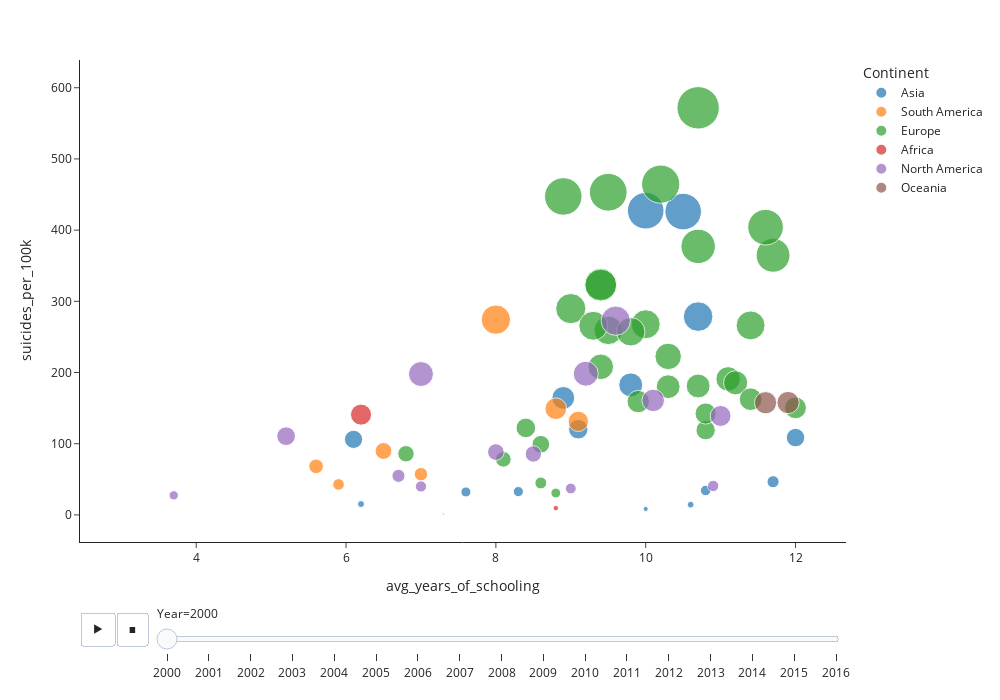

Notebook source saved alongside this figure:
### Code cell
import plotly.express as px
px.scatter(final_df_2, x='avg_years_of_schooling', y='suicides_per_100k',
           size='suicides_per_100k', size_max=30, color='Continent', animation_frame="Year", animation_group="Country",
           template='simple_white', width=1000, height=700,hover_name='Country')

### Figure 1 — Plotly figure (JSON) as saved in the notebook; plotly's stock layout.template omitted (floating-point values rounded to 4 significant figures)
{"data": [{"hovertemplate": "<b>%{hovertext}</b><br><br>Continent=Asia<br>Year=2000<br>avg_years_of_schooling=%{x}<br>suicides_per_100k=%{marker.size}<extra></extra>", "hovertext": ["Uzbekistan", "Maldives", "Philippines", "Bahrain", "Azerbaijan", "Singapore", "Cyprus", "Georgia", "Israel", "Japan", "Kazakhstan", "Kuwait", "Kyrgyzstan", "Armenia", "Sri Lanka", "Thailand"], "ids": ["Uzbekistan", "Maldives", "Philippines", "Bahrain", "Azerbaijan", "Singapore", "Cyprus", "Georgia", "Israel", "Japan", "Kazakhstan", "Kuwait", "Kyrgyzstan", "Armenia", "Sri Lanka", "Thailand"], "legendgroup": "Asia", "marker": {"color": "#1F77B4", "size": [120.3, 0, 32.21, 32.73, 14.41, 164.3, 8.36, 46.64, 108.6, 278.5, 426.1, 15.23, 182.6, 34.3, 427.3, 106.1], "sizemode": "area", "sizeref": 0.6353, "symbol": "circle"}, "mode": "markers", "name": "Asia", "orientation": "v", "showlegend": true, "type": "scatter", "x": [9.1, 3, 7.6, 8.3, 10.6, 8.9, 10, 11.7, 12, 10.7, 10.5, 6.2, 9.8, 10.8, 10, 6.1], "xaxis": "x", "y": [120.3, 0, 32.21, 32.73, 14.41, 164.3, 8.36, 46.64, 108.6, 278.5, 426.1, 15.23, 182.6, 34.3, 427.3, 106.1], "yaxis": "y"}, {"hovertemplate": "<b>%{hovertext}</b><br><br>Continent=South America<br>Year=2000<br>avg_years_of_schooling=%{x}<br>suicides_per_100k=%{marker.size}<extra></extra>", "hovertext": ["Brazil", "Paraguay", "Colombia", "Chile", "Ecuador", "Argentina", "Uruguay"], "ids": ["Brazil", "Paraguay", "Colombia", "Chile", "Ecuador", "Argentina", "Uruguay"], "legendgroup": "South America", "marker": {"color": "#FF7F0E", "size": [68.23, 42.78, 89.78, 149.2, 57.17, 131.4, 274.3], "sizemode": "area", "sizeref": 0.6353, "symbol": "circle"}, "mode": "markers", "name": "South America", "orientation": "v", "showlegend": true, "type": "scatter", "x": [5.6, 5.9, 6.5, 8.8, 7, 9.1, 8], "xaxis": "x", "y": [68.23, 42.78, 89.78, 149.2, 57.17, 131.4, 274.3], "yaxis": "y"}, {"hovertemplate": "<b>%{hovertext}</b><br><br>Continent=Europe<br>Year=2000<br>avg_years_of_schooling=%{x}<br>suicides_per_100k=%{marker.size}<extra></extra>", "hovertext": ["Malta", "Netherlands", "Belgium", "Norway", "Belarus", "Luxembourg", "Poland", "Portugal", "Romania", "Serbia", "Austria", "Slovakia", "Lithuania", "Bulgaria", "Latvia", "Estonia", "Denmark", "Finland", "France", "Germany", "Greece", "Croatia", "Hungary", "Iceland", "Ireland", "Italy", "Slovenia", "Ukraine", "Albania", "Sweden", "Switzerland", "Spain"], "ids": ["Malta", "Netherlands", "Belgium", "Norway", "Belarus", "Luxembourg", "Poland", "Portugal", "Romania", "Serbia", "Austria", "Slovakia", "Lithuania", "Bulgaria", "Latvia", "Estonia", "Denmark", "Finland", "France", "Germany", "Greece", "Croatia", "Hungary", "Iceland", "Ireland", "Italy", "Slovenia", "Ukraine", "Albania", "Sweden", "Switzerland", "Spain"], "legendgroup": "Europe", "marker": {"color": "#2CA02C", "size": [78.05, 119.0, 267.8, 150.3, 447.3, 222.6, 191.0, 85.88, 159.2, 324.2, 289.8, 180.1, 571.8, 259.2, 453.2, 364.6, 181.1, 265.6, 257.2, 185.6, 44.86, 322.8, 464.6, 208.0, 142.4, 99.22, 404.1, 377.2, 30.7, 162.5, 266.2, 122.2], "sizemode": "area", "sizeref": 0.6353, "symbol": "circle"}, "mode": "markers", "name": "Europe", "orientation": "v", "showlegend": true, "type": "scatter", "x": [8.1, 10.8, 10, 12, 8.9, 10.3, 11.1, 6.8, 9.9, 9.4, 9, 10.3, 10.7, 9.5, 9.5, 11.7, 10.7, 9.3, 9.8, 11.2, 8.6, 9.4, 10.2, 9.4, 10.8, 8.6, 11.6, 10.7, 8.8, 11.4, 11.4, 8.4], "xaxis": "x", "y": [78.05, 119.0, 267.8, 150.3, 447.3, 222.6, 191.0, 85.88, 159.2, 324.2, 289.8, 180.1, 571.8, 259.2, 453.2, 364.6, 181.1, 265.6, 257.2, 185.6, 44.86, 322.8, 464.6, 208.0, 142.4, 99.22, 404.1, 377.2, 30.7, 162.5, 266.2, 122.2], "yaxis": "y"}, {"hovertemplate": "<b>%{hovertext}</b><br><br>Continent=Africa<br>Year=2000<br>avg_years_of_schooling=%{x}<br>suicides_per_100k=%{marker.size}<extra></extra>", "hovertext": ["Mauritius", "South Africa"], "ids": ["Mauritius", "South Africa"], "legendgroup": "Africa", "marker": {"color": "#D62728", "size": [140.8, 9.54], "sizemode": "area", "sizeref": 0.6353, "symbol": "circle"}, "mode": "markers", "name": "Africa", "orientation": "v", "showlegend": true, "type": "scatter", "x": [6.2, 8.8], "xaxis": "x", "y": [140.8, 9.54], "yaxis": "y"}, {"hovertemplate": "<b>%{hovertext}</b><br><br>Continent=North America<br>Year=2000<br>avg_years_of_schooling=%{x}<br>suicides_per_100k=%{marker.size}<extra></extra>", "hovertext": ["Belize", "Mexico", "Panama", "Bahamas", "Saint Lucia", "Barbados", "El Salvador", "Cuba", "Guatemala", "Costa Rica", "Jamaica", "Canada", "Antigua and Barbuda", "Trinidad and Tobago"], "ids": ["Belize", "Mexico", "Panama", "Bahamas", "Saint Lucia", "Barbados", "El Salvador", "Cuba", "Guatemala", "Costa Rica", "Jamaica", "Canada", "Antigua and Barbuda", "Trinidad and Tobago"], "legendgroup": "North America", "marker": {"color": "#9467BD", "size": [160.8, 54.89, 85.58, 40.66, 197.9, 37.13, 110.5, 272.8, 27.42, 88.29, 1.16, 139, 39.97, 198.3], "sizemode": "area", "sizeref": 0.6353, "symbol": "circle"}, "mode": "markers", "name": "North America", "orientation": "v", "showlegend": true, "type": "scatter", "x": [10.1, 6.7, 8.5, 10.9, 7, 9, 5.2, 9.6, 3.7, 8, 7.3, 11, 7, 9.2], "xaxis": "x", "y": [160.8, 54.89, 85.58, 40.66, 197.9, 37.13, 110.5, 272.8, 27.42, 88.29, 1.16, 139, 39.97, 198.3], "yaxis": "y"}, {"hovertemplate": "<b>%{hovertext}</b><br><br>Continent=Oceania<br>Year=2000<br>avg_years_of_schooling=%{x}<br>suicides_per_100k=%{marker.size}<extra></extra>", "hovertext": ["New Zealand", "Kiribati", "Australia"], "ids": ["New Zealand", "Kiribati", "Australia"], "legendgroup": "Oceania", "marker": {"color": "#8C564B", "size": [157.5, 0, 157.8], "sizemode": "area", "sizeref": 0.6353, "symbol": "circle"}, "mode": "markers", "name": "Oceania", "orientation": "v", "showlegend": true, "type": "scatter", "x": [11.6, 6.8, 11.9], "xaxis": "x", "y": [157.5, 0, 157.8], "yaxis": "y"}], "layout": {"height": 700, "legend": {"itemsizing": "constant", "title": {"text": "Continent"}, "tracegroupgap": 0}, "margin": {"t": 60}, "sliders": [{"active": 0, "currentvalue": {"prefix": "Year="}, "len": 0.9, "pad": {"b": 10, "t": 60}, "steps": [{"args": [["2000"], {"frame": {"duration": 0, "redraw": false}, "fromcurrent": true, "mode": "immediate", "transition": {"duration": 0, "easing": "linear"}}], "label": "2000", "method": "animate"}, {"args": [["2001"], {"frame": {"duration": 0, "redraw": false}, "fromcurrent": true, "mode": "immediate", "transition": {"duration": 0, "easing": "linear"}}], "label": "2001", "method": "animate"}, {"args": [["2002"], {"frame": {"duration": 0, "redraw": false}, "fromcurrent": true, "mode": "immediate", "transition": {"duration": 0, "easing": "linear"}}], "label": "2002", "method": "animate"}, {"args": [["2003"], {"frame": {"duration": 0, "redraw": false}, "fromcurrent": true, "mode": "immediate", "transition": {"duration": 0, "easing": "linear"}}], "label": "2003", "method": "animate"}, {"args": [["2004"], {"frame": {"duration": 0, "redraw": false}, "fromcurrent": true, "mode": "immediate", "transition": {"duration": 0, "easing": "linear"}}], "label": "2004", "method": "animate"}, {"args": [["2005"], {"frame": {"duration": 0, "redraw": false}, "fromcurrent": true, "mode": "immediate", "transition": {"duration": 0, "easing": "linear"}}], "label": "2005", "method": "animate"}, {"args": [["2006"], {"frame": {"duration": 0, "redraw": false}, "fromcurrent": true, "mode": "immediate", "transition": {"duration": 0, "easing": "linear"}}], "label": "2006", "method": "animate"}, {"args": [["2007"], {"frame": {"duration": 0, "redraw": false}, "fromcurrent": true, "mode": "immediate", "transition": {"duration": 0, "easing": "linear"}}], "label": "2007", "method": "animate"}, {"args": [["2008"], {"frame": {"duration": 0, "redraw": false}, "fromcurrent": true, "mode": "immediate", "transition": {"duration": 0, "easing": "linear"}}], "label": "2008", "method": "animate"}, {"args": [["2009"], {"frame": {"duration": 0, "redraw": false}, "fromcurrent": true, "mode": "immediate", "transition": {"duration": 0, "easing": "linear"}}], "label": "2009", "method": "animate"}, {"args": [["2010"], {"frame": {"duration": 0, "redraw": false}, "fromcurrent": true, "mode": "immediate", "transition": {"duration": 0, "easing": "linear"}}], "label": "2010", "method": "animate"}, {"args": [["2011"], {"frame": {"duration": 0, "redraw": false}, "fromcurrent": true, "mode": "immediate", "transition": {"duration": 0, "easing": "linear"}}], "label": "2011", "method": "animate"}, {"args": [["2012"], {"frame": {"duration": 0, "redraw": false}, "fromcurrent": true, "mode": "immediate", "transition": {"duration": 0, "easing": "linear"}}], "label": "2012", "method": "animate"}, {"args": [["2013"], {"frame": {"duration": 0, "redraw": false}, "fromcurrent": true, "mode": "immediate", "transition": {"duration": 0, "easing": "linear"}}], "label": "2013", "method": "animate"}, {"args": [["2014"], {"frame": {"duration": 0, "redraw": false}, "fromcurrent": true, "mode": "immediate", "transition": {"duration": 0, "easing": "linear"}}], "label": "2014", "method": "animate"}, {"args": [["2015"], {"frame": {"duration": 0, "redraw": false}, "fromcurrent": true, "mode": "immediate", "transition": {"duration": 0, "easing": "linear"}}], "label": "2015", "method": "animate"}, {"args": [["2016"], {"frame": {"duration": 0, "redraw": false}, "fromcurrent": true, "mode": "immediate", "transition": {"duration": 0, "easing": "linear"}}], "label": "2016", "method": "animate"}], "x": 0.1, "xanchor": "left", "y": 0, "yanchor": "top"}], "updatemenus": [{"buttons": [{"args": [null, {"frame": {"duration": 500, "redraw": false}, "fromcurrent": true, "mode": "immediate", "transition": {"duration": 500, "easing": "linear"}}], "label": "&#9654;", "method": "animate"}, {"args": [[null], {"frame": {"duration": 0, "redraw": false}, "fromcurrent": true, "mode": "immediate", "transition": {"duration": 0, "easing": "linear"}}], "label": "&#9724;", "method": "animate"}], "direction": "left", "pad": {"r": 10, "t": 70}, "showactive": false, "type": "buttons", "x": 0.1, "xanchor": "right", "y": 0, "yanchor": "top"}], "width": 1000, "xaxis": {"anchor": "y", "domain": [0, 1], "title": {"text": "avg_years_of_schooling"}}, "yaxis": {"anchor": "x", "domain": [0, 1], "title": {"text": "suicides_per_100k"}}}}
